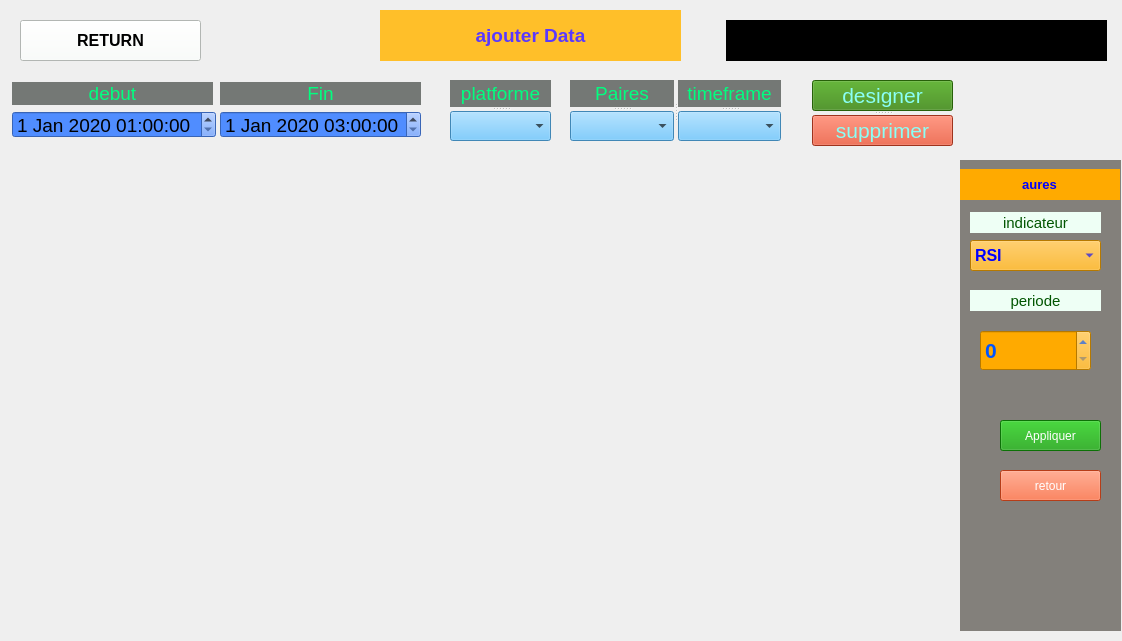
<?xml version="1.0" encoding="UTF-8"?>
<ui version="4.0">
 <class>ajouterPannelClass</class>
 <widget class="QWidget" name="ajouterPannelClass">
  <property name="geometry">
   <rect>
    <x>0</x>
    <y>0</y>
    <width>1122</width>
    <height>641</height>
   </rect>
  </property>
  <property name="windowTitle">
   <string>Form</string>
  </property>
  <property name="styleSheet">
   <string notr="true"/>
  </property>
  <widget class="QLabel" name="label_4">
   <property name="geometry">
    <rect>
     <x>380</x>
     <y>10</y>
     <width>301</width>
     <height>51</height>
    </rect>
   </property>
   <property name="maximumSize">
    <size>
     <width>1600</width>
     <height>90</height>
    </size>
   </property>
   <property name="font">
    <font>
     <pointsize>14</pointsize>
     <weight>75</weight>
     <bold>true</bold>
    </font>
   </property>
   <property name="styleSheet">
    <string notr="true">background-color: rgb(255, 191, 41);
color: rgb(89, 56, 255);</string>
   </property>
   <property name="text">
    <string>ajouter Data</string>
   </property>
   <property name="alignment">
    <set>Qt::AlignCenter</set>
   </property>
  </widget>
  <widget class="QWidget" name="autresWidget" native="true">
   <property name="geometry">
    <rect>
     <x>960</x>
     <y>160</y>
     <width>161</width>
     <height>471</height>
    </rect>
   </property>
   <property name="styleSheet">
    <string notr="true">background-color: rgb(131, 128, 123);</string>
   </property>
   <widget class="QLabel" name="label_6">
    <property name="geometry">
     <rect>
      <x>-1</x>
      <y>9</y>
      <width>161</width>
      <height>31</height>
     </rect>
    </property>
    <property name="font">
     <font>
      <pointsize>10</pointsize>
      <weight>75</weight>
      <bold>true</bold>
     </font>
    </property>
    <property name="styleSheet">
     <string notr="true">background-color: rgb(255, 170, 0);
color: rgb(0, 0, 255);</string>
    </property>
    <property name="text">
     <string>aures</string>
    </property>
    <property name="alignment">
     <set>Qt::AlignCenter</set>
    </property>
   </widget>
   <widget class="QPushButton" name="appliquerButton">
    <property name="geometry">
     <rect>
      <x>40</x>
      <y>260</y>
      <width>101</width>
      <height>31</height>
     </rect>
    </property>
    <property name="styleSheet">
     <string notr="true">background-color: rgb(17, 158, 9);
color: rgb(255, 255, 255);</string>
    </property>
    <property name="text">
     <string>Appliquer</string>
    </property>
   </widget>
   <widget class="QComboBox" name="indicateurs">
    <property name="geometry">
     <rect>
      <x>10</x>
      <y>80</y>
      <width>131</width>
      <height>31</height>
     </rect>
    </property>
    <property name="font">
     <font>
      <pointsize>12</pointsize>
      <weight>75</weight>
      <bold>true</bold>
     </font>
    </property>
    <property name="styleSheet">
     <string notr="true">background-color: rgb(255, 170, 0);
color: rgb(0, 0, 255);</string>
    </property>
    <item>
     <property name="text">
      <string>RSI</string>
     </property>
    </item>
    <item>
     <property name="text">
      <string>EMA</string>
     </property>
    </item>
    <item>
     <property name="text">
      <string>DEMA</string>
     </property>
    </item>
    <item>
     <property name="text">
      <string>TEMA</string>
     </property>
    </item>
    <item>
     <property name="text">
      <string>TRIMA</string>
     </property>
    </item>
    <item>
     <property name="text">
      <string>T3</string>
     </property>
    </item>
    <item>
     <property name="text">
      <string>SMA</string>
     </property>
    </item>
    <item>
     <property name="text">
      <string>WMA</string>
     </property>
    </item>
   </widget>
   <widget class="QLabel" name="label_7">
    <property name="geometry">
     <rect>
      <x>10</x>
      <y>52</y>
      <width>131</width>
      <height>21</height>
     </rect>
    </property>
    <property name="font">
     <font>
      <pointsize>11</pointsize>
     </font>
    </property>
    <property name="styleSheet">
     <string notr="true">background-color: rgb(238, 255, 245);
color: rgb(0, 85, 0);</string>
    </property>
    <property name="text">
     <string>indicateur</string>
    </property>
    <property name="alignment">
     <set>Qt::AlignCenter</set>
    </property>
   </widget>
   <widget class="QLabel" name="label_8">
    <property name="geometry">
     <rect>
      <x>10</x>
      <y>130</y>
      <width>131</width>
      <height>21</height>
     </rect>
    </property>
    <property name="font">
     <font>
      <pointsize>11</pointsize>
     </font>
    </property>
    <property name="styleSheet">
     <string notr="true">background-color: rgb(238, 255, 245);
color: rgb(0, 85, 0);</string>
    </property>
    <property name="text">
     <string>periode</string>
    </property>
    <property name="alignment">
     <set>Qt::AlignCenter</set>
    </property>
   </widget>
   <widget class="QSpinBox" name="indicateurPeriode">
    <property name="geometry">
     <rect>
      <x>20</x>
      <y>170</y>
      <width>111</width>
      <height>41</height>
     </rect>
    </property>
    <property name="font">
     <font>
      <pointsize>16</pointsize>
      <weight>75</weight>
      <bold>true</bold>
     </font>
    </property>
    <property name="styleSheet">
     <string notr="true">color: rgb(0, 85, 255);
background-color: rgb(255, 170, 0);</string>
    </property>
   </widget>
   <widget class="QPushButton" name="retourButton">
    <property name="geometry">
     <rect>
      <x>40</x>
      <y>310</y>
      <width>101</width>
      <height>31</height>
     </rect>
    </property>
    <property name="styleSheet">
     <string notr="true">background-color: rgb(17, 158, 9);
background-color: rgb(255, 85, 33);
color: rgb(255, 255, 255);</string>
    </property>
    <property name="text">
     <string>retour</string>
    </property>
   </widget>
  </widget>
  <widget class="QLabel" name="label">
   <property name="geometry">
    <rect>
     <x>12</x>
     <y>82</y>
     <width>201</width>
     <height>23</height>
    </rect>
   </property>
   <property name="minimumSize">
    <size>
     <width>201</width>
     <height>23</height>
    </size>
   </property>
   <property name="font">
    <font>
     <pointsize>14</pointsize>
    </font>
   </property>
   <property name="styleSheet">
    <string notr="true">background-color: rgb(116, 120, 117);
color: rgb(0, 255, 127);</string>
   </property>
   <property name="text">
    <string>debut</string>
   </property>
   <property name="alignment">
    <set>Qt::AlignCenter</set>
   </property>
  </widget>
  <widget class="QLabel" name="label_2">
   <property name="geometry">
    <rect>
     <x>220</x>
     <y>82</y>
     <width>201</width>
     <height>23</height>
    </rect>
   </property>
   <property name="minimumSize">
    <size>
     <width>201</width>
     <height>23</height>
    </size>
   </property>
   <property name="font">
    <font>
     <pointsize>14</pointsize>
    </font>
   </property>
   <property name="styleSheet">
    <string notr="true">background-color: rgb(116, 120, 117);
color: rgb(0, 255, 127);</string>
   </property>
   <property name="text">
    <string>Fin</string>
   </property>
   <property name="alignment">
    <set>Qt::AlignCenter</set>
   </property>
  </widget>
  <widget class="QSplitter" name="splitter_5">
   <property name="geometry">
    <rect>
     <x>570</x>
     <y>80</y>
     <width>211</width>
     <height>61</height>
    </rect>
   </property>
   <property name="orientation">
    <enum>Qt::Horizontal</enum>
   </property>
   <widget class="QSplitter" name="splitter_2">
    <property name="orientation">
     <enum>Qt::Vertical</enum>
    </property>
    <widget class="QLabel" name="label_3">
     <property name="font">
      <font>
       <pointsize>14</pointsize>
      </font>
     </property>
     <property name="styleSheet">
      <string notr="true">background-color: rgb(116, 120, 117);
color: rgb(0, 255, 127);</string>
     </property>
     <property name="text">
      <string>Paires</string>
     </property>
     <property name="alignment">
      <set>Qt::AlignCenter</set>
     </property>
    </widget>
    <widget class="QComboBox" name="paires">
     <property name="minimumSize">
      <size>
       <width>100</width>
       <height>0</height>
      </size>
     </property>
     <property name="font">
      <font>
       <pointsize>11</pointsize>
       <weight>75</weight>
       <bold>true</bold>
      </font>
     </property>
     <property name="styleSheet">
      <string notr="true">background-color: rgb(89, 189, 255);</string>
     </property>
    </widget>
   </widget>
   <widget class="QSplitter" name="splitter_3">
    <property name="orientation">
     <enum>Qt::Vertical</enum>
    </property>
    <widget class="QLabel" name="label_5">
     <property name="font">
      <font>
       <pointsize>14</pointsize>
      </font>
     </property>
     <property name="styleSheet">
      <string notr="true">background-color: rgb(116, 120, 117);
color: rgb(0, 255, 127);</string>
     </property>
     <property name="text">
      <string>timeframe</string>
     </property>
     <property name="alignment">
      <set>Qt::AlignCenter</set>
     </property>
    </widget>
    <widget class="QComboBox" name="timeframe">
     <property name="minimumSize">
      <size>
       <width>100</width>
       <height>0</height>
      </size>
     </property>
     <property name="font">
      <font>
       <pointsize>11</pointsize>
       <weight>75</weight>
       <bold>true</bold>
      </font>
     </property>
     <property name="styleSheet">
      <string notr="true">background-color: rgb(89, 189, 255);</string>
     </property>
    </widget>
   </widget>
  </widget>
  <widget class="QSplitter" name="splitter_4">
   <property name="geometry">
    <rect>
     <x>812</x>
     <y>80</y>
     <width>141</width>
     <height>66</height>
    </rect>
   </property>
   <property name="orientation">
    <enum>Qt::Vertical</enum>
   </property>
   <widget class="QPushButton" name="designerButton">
    <property name="minimumSize">
     <size>
      <width>0</width>
      <height>0</height>
     </size>
    </property>
    <property name="font">
     <font>
      <pointsize>16</pointsize>
     </font>
    </property>
    <property name="styleSheet">
     <string notr="true">background-color: rgb(55, 134, 13);
color: rgb(138, 255, 245);</string>
    </property>
    <property name="text">
     <string>designer</string>
    </property>
   </widget>
   <widget class="QPushButton" name="supprimerButton">
    <property name="minimumSize">
     <size>
      <width>0</width>
      <height>0</height>
     </size>
    </property>
    <property name="font">
     <font>
      <pointsize>16</pointsize>
     </font>
    </property>
    <property name="styleSheet">
     <string notr="true">background-color: rgb(221, 71, 41);
color: rgb(138, 255, 245);</string>
    </property>
    <property name="text">
     <string>supprimer</string>
    </property>
   </widget>
  </widget>
  <widget class="QDateTimeEdit" name="startTime">
   <property name="geometry">
    <rect>
     <x>12</x>
     <y>111</y>
     <width>204</width>
     <height>27</height>
    </rect>
   </property>
   <property name="font">
    <font>
     <pointsize>14</pointsize>
    </font>
   </property>
   <property name="styleSheet">
    <string notr="true">background-color: rgb(80, 141, 255);</string>
   </property>
   <property name="dateTime">
    <datetime>
     <hour>1</hour>
     <minute>0</minute>
     <second>0</second>
     <year>2020</year>
     <month>1</month>
     <day>1</day>
    </datetime>
   </property>
  </widget>
  <widget class="QDateTimeEdit" name="endTime">
   <property name="geometry">
    <rect>
     <x>220</x>
     <y>111</y>
     <width>201</width>
     <height>27</height>
    </rect>
   </property>
   <property name="font">
    <font>
     <pointsize>14</pointsize>
    </font>
   </property>
   <property name="styleSheet">
    <string notr="true">background-color: rgb(80, 141, 255);</string>
   </property>
   <property name="dateTime">
    <datetime>
     <hour>3</hour>
     <minute>0</minute>
     <second>0</second>
     <year>2020</year>
     <month>1</month>
     <day>1</day>
    </datetime>
   </property>
  </widget>
  <widget class="QLabel" name="messagesLabel">
   <property name="geometry">
    <rect>
     <x>726</x>
     <y>20</y>
     <width>381</width>
     <height>41</height>
    </rect>
   </property>
   <property name="font">
    <font>
     <pointsize>9</pointsize>
     <weight>75</weight>
     <bold>true</bold>
    </font>
   </property>
   <property name="styleSheet">
    <string notr="true">background-color: rgb(0, 0, 0);
color: rgb(239, 255, 252);</string>
   </property>
   <property name="text">
    <string/>
   </property>
  </widget>
  <widget class="QSplitter" name="splitter">
   <property name="geometry">
    <rect>
     <x>450</x>
     <y>80</y>
     <width>101</width>
     <height>61</height>
    </rect>
   </property>
   <property name="orientation">
    <enum>Qt::Vertical</enum>
   </property>
   <widget class="QLabel" name="label_9">
    <property name="font">
     <font>
      <pointsize>14</pointsize>
     </font>
    </property>
    <property name="styleSheet">
     <string notr="true">background-color: rgb(116, 120, 117);
color: rgb(0, 255, 127);</string>
    </property>
    <property name="text">
     <string>platforme</string>
    </property>
    <property name="alignment">
     <set>Qt::AlignCenter</set>
    </property>
   </widget>
   <widget class="QComboBox" name="platform">
    <property name="minimumSize">
     <size>
      <width>100</width>
      <height>0</height>
     </size>
    </property>
    <property name="font">
     <font>
      <pointsize>11</pointsize>
      <weight>75</weight>
      <bold>true</bold>
     </font>
    </property>
    <property name="styleSheet">
     <string notr="true">background-color: rgb(89, 189, 255);</string>
    </property>
   </widget>
  </widget>
  <widget class="QPushButton" name="cancle">
   <property name="geometry">
    <rect>
     <x>20</x>
     <y>20</y>
     <width>181</width>
     <height>41</height>
    </rect>
   </property>
   <property name="font">
    <font>
     <pointsize>12</pointsize>
     <weight>75</weight>
     <bold>true</bold>
    </font>
   </property>
   <property name="styleSheet">
    <string notr="true">background-color: rgb(249, 255, 250);</string>
   </property>
   <property name="text">
    <string>RETURN</string>
   </property>
  </widget>
 </widget>
 <resources/>
 <connections/>
</ui>
